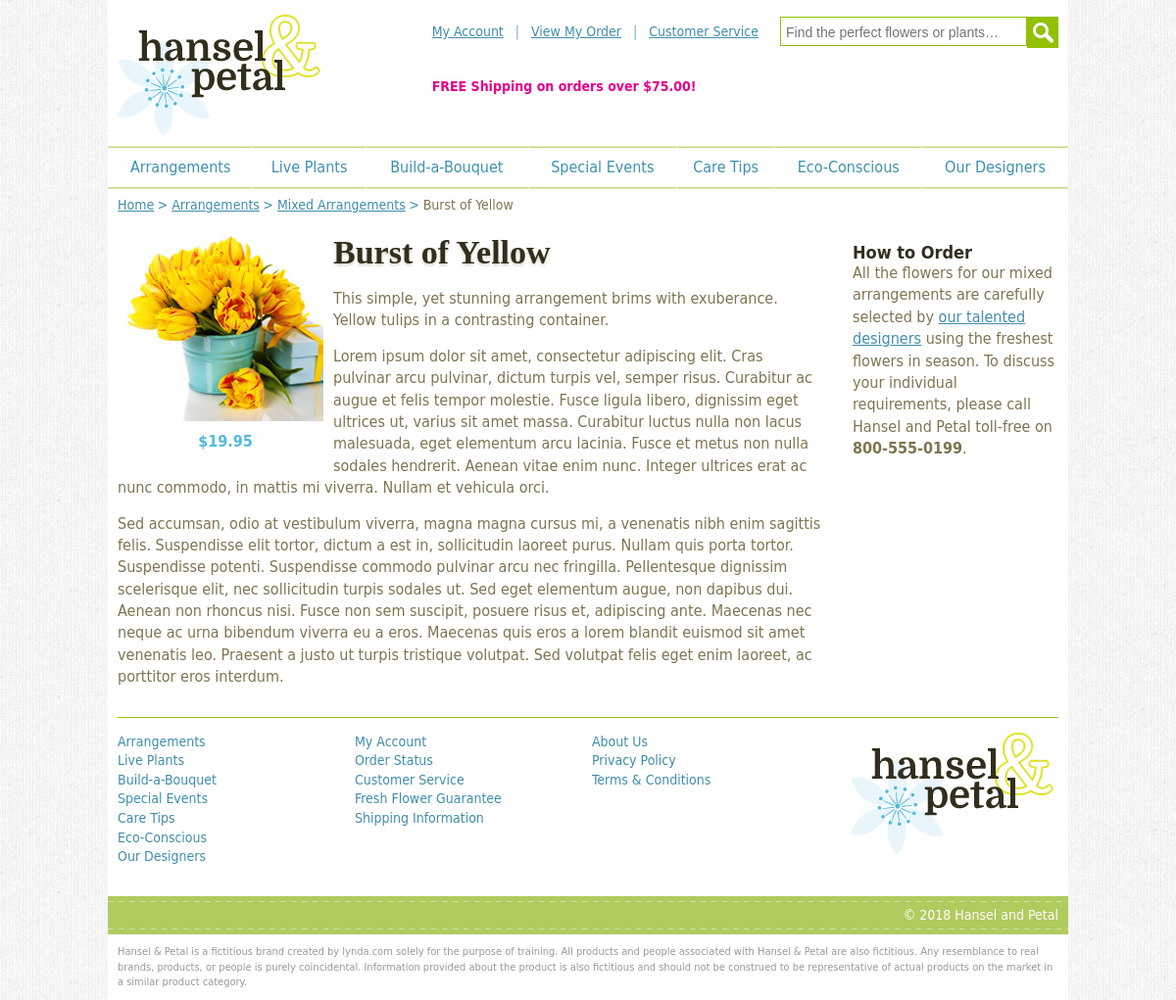
Screenshot of /mixed/details.php?id=1 with the database file from the repository.
### tables this page shows
CREATE TABLE IF NOT EXISTS `arrangements` (
`id` smallint(5) unsigned NOT NULL,
  `image` varchar(50) NOT NULL,
  `alt` varchar(60) NOT NULL,
  `title` varchar(100) NOT NULL,
  `price` decimal(5,2) NOT NULL,
  `description` text NOT NULL
);

### mixed/details.php (the view, shortened to what this page needs)
<?php
include 'connect.php';
$userid = isset($_GET['id']) && is_numeric($_GET['id'])?intval($_GET['id']):0;
$stmt = $conn->prepare("SELECT * FROM arrangements WHERE id = ? ");
$stmt->execute(array($userid));
$row = $stmt->fetch();
?>
<!DOCTYPE html>
<html lang="en">
<head>
<link href="../styles/handp.css" rel="stylesheet" type="text/css">
</head>
<body>
<div id="site">
   <?php require '../includes/header.php'; ?>
    <div id="content">
        <div id="breadcrumbs" class="reset menu">
            <ul>
                <li><a href="../index.php">Home</a></li>
                <li><a href="../arrangements.php">Arrangements</a></li>
                <li><a href="mixed.php">Mixed Arrangements</a></li>
                <li><?=$row['title']?></li>
            </ul>
        </div>
        <div id="col_1" role="main">
            <h1 class="inline_block"><?=$row['title']?></h1>
            <p class="figure"><img src="../images/<?=$row['image']?>" alt="<?=$row['alt']?>" width="200" height="200">$<?=$row['price']?></p>
            <?=$row['description']?>
        </div>
        <div id="col_2">
        <h3>How to Order</h3>
        <p>All the flowers for our mixed arrangements are carefully selected by <a href="../designers.php">our talented designers</a> using the freshest flowers in season. To discuss your individual requirements, please call Hansel and Petal toll-free on <b>800-555-0199</b>.</p>
        </div>
    </div>
   <?php include '../includes/footer.php'; ?>
</div>
</body>
</html>

### styles/handp.css (style rules this page uses)
.clearfix:after, .cols:after, #header:after, #header .inner:after, #content:after, #nav_main ul ul:after, .order_summary li:after, #bab:after, .bab_item:after, #totals:after { clear: both; content: '.'; display: block; height: 0; visibility: hidden; }
html, body, div, span, h1, h2, h3, h4, h5, h6, p, blockquote, a, em, img, strong, ol, ul, li, fieldset, form, label, legend, table, caption, tbody, tfoot, thead, tr, th, td { border: 0; margin: 0; padding: 0; }
blockquote, .cell, .centre_object, cite, .cols, .content_area, dl, fieldset, .grid, hr, iframe, ol, p, .std_margin, table, ul, .rc { margin-bottom: 14px; }
.inline_block { display: inline-block !important; }
img { -moz-force-broken-image-icon: 1; height: auto; -ms-interpolation-mode: bicubic; max-width: 100%; vertical-align: bottom; }
body { background: #fff url(../images/html.jpg) repeat; color: #1E1E1E; font-family: "Gill Sans", "Gill Sans MT", "Myriad Pro", "DejaVu Sans Condensed", Helvetica, Arial, sans-serif; line-height: 1.4; min-height: 100%; }
h1, h2, h3, h4, .h1, .h2, .h3, .h4 { color: #312e1d; font-weight: bold; line-height: normal; }
h1, h2, .h1, .h2 { font-family: Baskerville, "Palatino Linotype", Palatino, "Century Schoolbook L", "Times New Roman", serif; font-size: 34px; text-shadow: 0 2px 3px rgba(126,117,80,.35); }
h1, .h1 { margin: 19px 0 17px; }
h3, .h3 { font-size: 18px; }
ol, ul { list-style: none; margin-left: 40px; }
#site { background: #fff; color: #7e7450; margin: 0 auto; padding: 10px; width: 960px; }
#content { font-size: 16px; line-height: 1.4; padding: 7px 0 15px; }
#col_1 { float: left; width: 720px; }
#col_2 { float: right; margin-top: 27px; width: 210px; }
#breadcrumbs { font-size: 14px; }
#breadcrumbs li { display: inline-block; position: relative; padding-right: 14px; }
#breadcrumbs li:last-child { padding-right: 0; }
#breadcrumbs li:after { color: #3f90ad; content: '>'; position: absolute; right: 0px; top: 0; }
#breadcrumbs li:last-child:after { display: none; }
#breadcrumbs a { text-decoration: underline; }
.figure { width: 220px; float: left; font-weight: bold; color: #55B9DE; text-align: center; }
.figure img { padding: 10px; }

### rows the page displays
arrangements: title "Burst of Yellow", image (picture), price "19.95", description "This simple, yet stunning arrangement brims with exuberance. Yellow tulips in a contrasting container. Lorem ipsum dolor sit amet, consectetur adipiscing elit. Cras pulvinar arcu pulvinar, dictum turpis vel, semper risus. Curabitur ac augue et felis tempor molestie. Fusce ligula libero, dignissim eget ultrices ut, varius sit amet massa. Curabitur luctus nulla non lacus malesuada, eget elementum arcu lacinia. Fusce et metus non nulla sodales hendrerit. Aenean vitae enim nunc. Integer ultrices erat ac nunc commodo, in mattis mi viverra. Nullam et vehicula orci. Sed accumsan, odio at vestibulum viverra, magna magna cursus mi, a venenatis nibh enim sagittis felis. Suspendisse elit tortor,…"

### other values shown
Copyright(2018) "2018"
